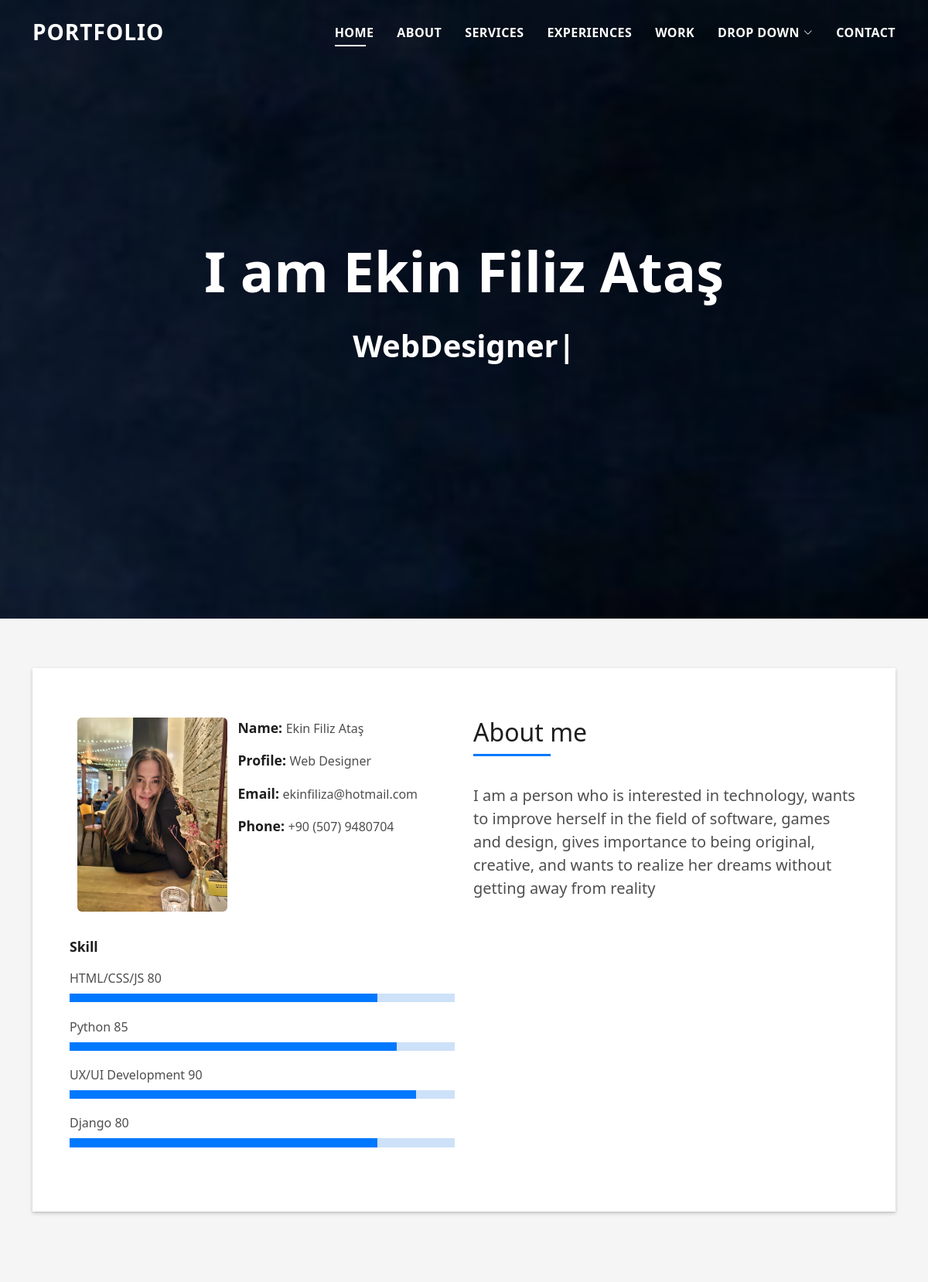
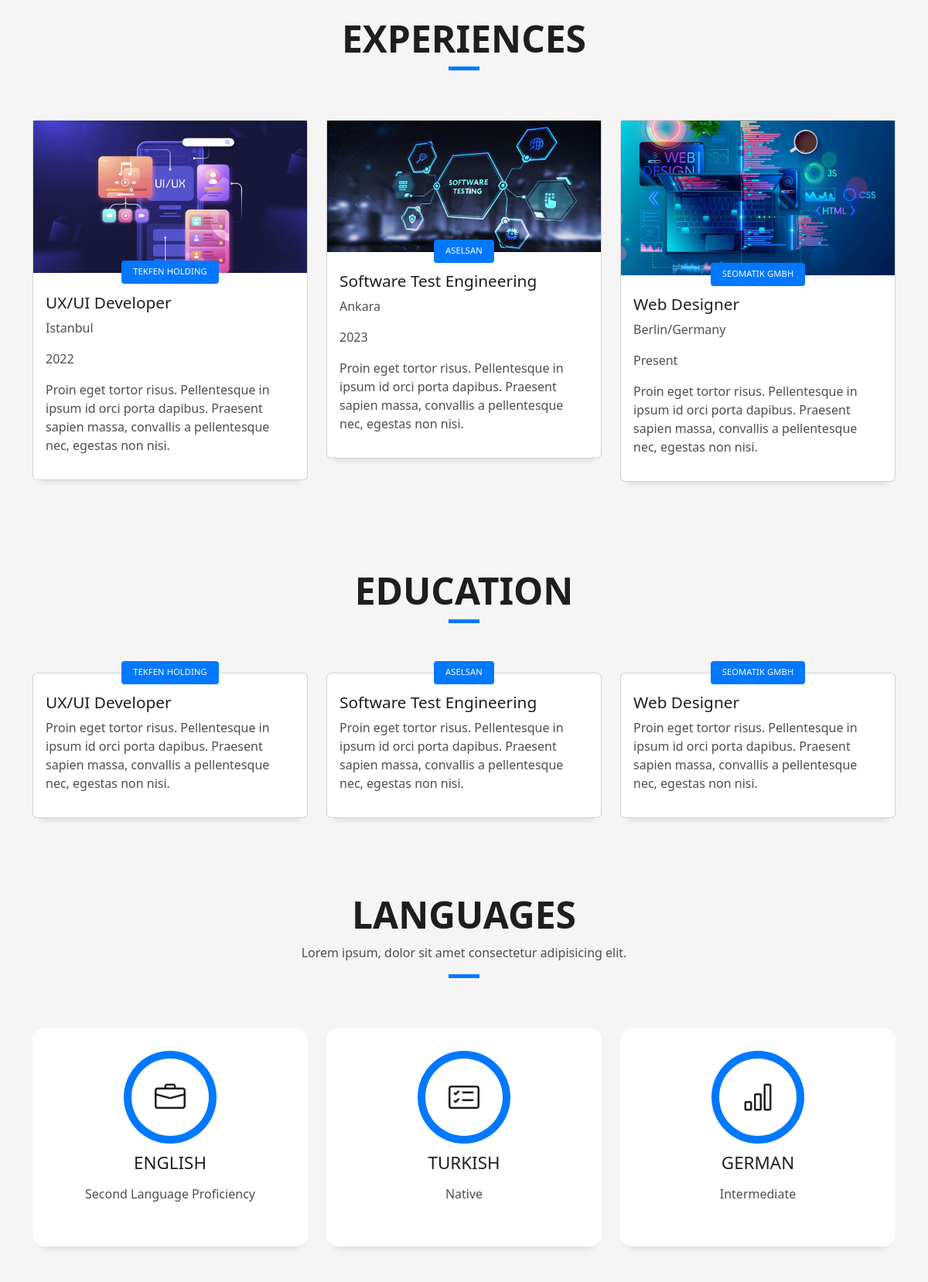
The page / (upper part) on the database its author committed (2 pictures, top to bottom).
### core/models.py (models this page shows, shortened)
class AbstractModel(models.Model):
    updated_date = models.DateTimeField(
        blank=True,
        auto_now=True,
        verbose_name="Updated Date"
    )
    created_date = models.DateTimeField(
        blank=True,
        auto_now_add=True,
        verbose_name="Created Date"
    )
    class Meta:
        abstract = True

class GeneralSetting(AbstractModel):
    name = models.CharField(
        default='',
        max_length=254,
        blank=True,
        verbose_name="Name Test",
        help_text='This is the variable of the setting.'
    )
    description = models.CharField(
        default='',
        max_length=254,
        blank=True,
        verbose_name="Description"
    )
    parameter = models.CharField(
        default='',
        max_length=254,
        blank=True,
        verbose_name="Parameter"
    )
    class Meta:
        verbose_name = 'General Setting'
        verbose_name_plural = 'General Settings'
        ordering = ('name',)

class Skill(AbstractModel):
    order = models.IntegerField(
        default=0,
        verbose_name="Order",
    )
    name = models.CharField(
        default='',
        max_length=254,
        blank=True,
        verbose_name="Name Test",
        help_text='This is the variable of the setting.'
    )
    percentage = models.IntegerField(
        default=50,
        verbose_name="Percentage",
        validators=[MinValueValidator(0), MaxValueValidator(100)]
    )
    class Meta:
        verbose_name = 'Skill'
        verbose_name_plural = 'Skills'
        ordering = ('order',)

### core/views.py (the view)
# urls.py: path('', views.index, name='index'),
def index(request):
    site_title = GeneralSetting.objects.get(name='site_title').parameter
    site_keywords = GeneralSetting.objects.get(name='site_keywords').parameter
    site_about = GeneralSetting.objects.get(name='site_about').parameter
    logo = GeneralSetting.objects.get(name='logo').parameter
    testimonal = ImageSetting.objects.get(name='testimonal').file
    bg = ImageSetting.objects.get(name='bg').file
    skills = Skill.objects.all().order_by('order')
    context = {
        'site_title': site_title,
        'site_keywords': site_keywords,
        'site_about': site_about,
        'logo': logo,
        'testimonal': testimonal,
        'bg': bg,
        'skills': skills
    }
    return render(request, 'index.html', context=context)

### templates/index.html (shortened to what this page needs)
{% load static %}
<!DOCTYPE html>
<html lang="en">
<head>
<link href="{% static 'vendor/bootstrap/css/bootstrap.min.css' %}" rel="stylesheet">
<link href="{% static 'vendor/bootstrap-icons/bootstrap-icons.css' %}" rel="stylesheet">
<link href="{% static 'vendor/glightbox/css/glightbox.min.css' %}" rel="stylesheet">
<link href="{% static 'vendor/swiper/swiper-bundle.min.css' %}" rel="stylesheet">
<link href="{% static 'css/style.css' %}" rel="stylesheet">
</head>
<body>
  <header id="header" class="fixed-top">
    <div class="container d-flex align-items-center justify-content-between">
      <h1 class="logo"><a href="index.html">{{ logo }}</a></h1>
      <nav id="navbar" class="navbar">
        <ul>
          <li><a class="nav-link scrollto active" href="#hero">Home</a></li>
          <li><a class="nav-link scrollto" href="#about">About</a></li>
          <li><a class="nav-link scrollto" href="#services">Services</a></li>
          <li><a class="nav-link scrollto " href="#blog">Experiences</a></li>
          <li><a class="nav-link scrollto " href="#work">Work</a></li>
          <li class="dropdown"><a href="#"><span>Drop Down</span> <i class="bi bi-chevron-down"></i></a>
          </li>
          <li><a class="nav-link scrollto" href="#contact">Contact</a></li>
        </ul>
      </nav>
    </div>
  </header>
  <div id="hero" class="hero route bg-image" style="background-image: url('{{ bg.url }}');">
    <div class="overlay-itro"></div>
    <div class="hero-content display-table">
      <div class="table-cell">
        <div class="container">
          <h1 class="hero-title mb-4">I am {{ site_title }}</h1>
          <p class="hero-subtitle"><span class="typed" data-typed-items={{ site_keywords }}></span></p>
        </div>
      </div>
    </div>
  </div>
  <main id="main">
    <section id="about" class="about-mf sect-pt4 route">
      <div class="container">
        <div class="row">
          <div class="col-sm-12">
            <div class="box-shadow-full">
              <div class="row">
                <div class="col-md-6">
                  <div class="row">
                    <div class="col-sm-6 col-md-5">
                      <div class="about-img">
                        <img src="{{ testimonal.url }}" class="img-fluid rounded b-shadow-a" alt="">
                      </div>
                    </div>
                    <div class="col-sm-6 col-md-7">
                      <div class="about-info">
                        <p><span class="title-s">Name: </span> <span>{{ site_title }}</span></p>
                        <p><span class="title-s">Profile: </span> <span>Web Designer</span></p>
                        <p><span class="title-s">Email: </span> <span>ekinfiliza@hotmail.com</span></p>
                        <p><span class="title-s">Phone: </span> <span>+90 (507) 9480704</span></p>
                      </div>
                    </div>
                  </div>
                  <div class="skill-mf">
                    <p class="title-s">Skill</p>
                      {% for skill in skills %}
                          <span>{{ skill.name }}</span> <span class="pull-right">{{ skill.percentage }}</span>
                          <div class="progress">
                              <div class="progress-bar" role="progressbar" style="width: {{ skill.percentage }}%;" aria-valuenow="{{ skill.percentage }}" aria-valuemin="0" aria-valuemax="100"></div>
                          </div>
                      {% endfor %}
                  </div>
                </div>
                <div class="col-md-6">
                  <div class="about-me pt-4 pt-md-0">
                    <div class="title-box-2">
                      <h5 class="title-left">
                        About me
                      </h5>
                    </div>
                    <p class="lead">
                        {{site_about}}                    </p>
                  </div>
                </div>
              </div>
            </div>
          </div>
        </div>
      </div>
    </section>
    <section id="blog" class="blog-mf sect-pt4 route">
      <div class="container">
        <div class="row">
          <div class="col-sm-12">
            <div class="title-box text-center">
              <h3 class="title-a">
                Experiences
              </h3>
              <div class="line-mf"></div>
            </div>
          </div>
        </div>
        <div class="row">
          <div class="col-md-4">
            <div class="card card-blog">
              <div class="card-img">
                <a href="single.html"><img src="static/img/post-1.jpg" alt="" class="img-fluid"></a>
              </div>
              <div class="card-body">
                <div class="card-category-box">
                  <div class="card-category">
                    <h6 class="category">Tekfen Holding</h6>
                  </div>
                </div>
                <h3 class="card-title"><a href="single.html">UX/UI Developer</a></h3>
                  <p class="card-description">
                      Istanbul
                </p>
                  <p class="card-description">
                      2022
                </p>
                <p class="card-description">
                  Proin eget tortor risus. Pellentesque in ipsum id orci porta dapibus. Praesent sapien massa, convallis
                  a pellentesque nec,
                  egestas non nisi.
                </p>
              </div>
            </div>
          </div>
          <div class="col-md-4">
            <div class="card card-blog">
              <div class="card-img">
                <a href="single.html"><img src="static/img/post-2.jpg" alt="" class="img-fluid"></a>
              </div>
              <div class="card-body">
                <div class="card-category-box">
                  <div class="card-category">
                    <h6 class="category">ASELSAN</h6>
                  </div>
                </div>
                <h3 class="card-title"><a href="single.html">Software Test Engineering</a></h3>
                  <p class="card-description">
                      Ankara
                </p>
                  <p class="card-description">
                      2023
                </p>
                <p class="card-description">
                  Proin eget tortor risus. Pellentesque in ipsum id orci porta dapibus. Praesent sapien massa, convallis
                  a pellentesque nec,
                  egestas non nisi.
                </p>
              </div>
            </div>
          </div>
          <div class="col-md-4">
            <div class="card card-blog">
              <div class="card-img">
                <a href="single.html"><img src="static/img/post-3.jpg" alt="" class="img-fluid"></a>
              </div>
              <div class="card-body">
                <div class="card-category-box">
                  <div class="card-category">
                    <h6 class="category">Seomatik GMBH</h6>
                  </div>
                </div>
                <h3 class="card-title"><a href="single.html">Web Designer</a></h3>
                  <p class="card-description">
                      Berlin/Germany
                </p>
                  <p class="card-description">
                      Present
                </p>
                <p class="card-description">
                  Proin eget tortor risus. Pellentesque in ipsum id orci porta dapibus. Praesent sapien massa, convallis
                  a pellentesque nec,
                  egestas non nisi.
                </p>
              </div>
            </div>
          </div>
        </div>
      </div>
    </section>
  <section id="blog" class="blog-mf sect-pt4 route">
      <div class="container">
        <div class="row">
          <div class="col-sm-12">
            <div class="title-box text-center">
              <h3 class="title-a">
                Education
              </h3>
              <div class="line-mf"></div>
            </div>
          </div>
        </div>
        <div class="row">
          <div class="col-md-4">
            <div class="card card-blog">
              <div class="card-body">
                <div class="card-category-box">
                  <div class="card-category">
                    <h6 class="category">Tekfen Holding</h6>
                  </div>
                </div>
                <h3 class="card-title"><a href="single.html">UX/UI Developer</a></h3>
                <p class="card-description">
                  Proin eget tortor risus. Pellentesque in ipsum id orci porta dapibus. Praesent sapien massa, convallis
                  a pellentesque nec,
                  egestas non nisi.
                </p>
              </div>
            </div>
          </div>
          <div class="col-md-4">
            <div class="card card-blog">
              <div class="card-body">
                <div class="card-category-box">
                  <div class="card-category">
                    <h6 class="category">ASELSAN</h6>
                  </div>
                </div>
                <h3 class="card-title"><a href="single.html">Software Test Engineering</a></h3>
                <p class="card-description">
                  Proin eget tortor risus. Pellentesque in ipsum id orci porta dapibus. Praesent sapien massa, convallis
                  a pellentesque nec,
                  egestas non nisi.
                </p>
              </div>
            </div>
          </div>
          <div class="col-md-4">
            <div class="card card-blog">
              <div class="card-body">
                <div class="card-category-box">
                  <div class="card-category">
                    <h6 class="category">Seomatik GMBH</h6>
                  </div>
                </div>
                <h3 class="card-title"><a href="single.html">Web Designer</a></h3>
                <p class="card-description">
                  Proin eget tortor risus. Pellentesque in ipsum id orci porta dapibus. Praesent sapien massa, convallis
                  a pellentesque nec,
                  egestas non nisi.
                </p>
              </div>
            </div>
          </div>
        </div>
      </div>
    </section>
    <section id="services" class="services-mf pt-5 route">
      <div class="container">
        <div class="row">
          <div class="col-sm-12">
            <div class="title-box text-center">
              <h3 class="title-a">
                Languages
              </h3>
              <p class="subtitle-a">
                Lorem ipsum, dolor sit amet consectetur adipisicing elit.
              </p>
              <div class="line-mf"></div>
            </div>
          </div>
        </div>
        <div class="row">
          <div class="col-md-4">
            <div class="service-box">
              <div class="service-ico">
                <span class="ico-circle"><i class="bi bi-briefcase"></i></span>
              </div>
              <div class="service-content">
                <h2 class="s-title">English</h2>
                <p class="s-description text-center">
                  Second Language Proficiency
                </p>
              </div>
            </div>
          </div>
          <div class="col-md-4">
            <div class="service-box">
              <div class="service-ico">
                <span class="ico-circle"><i class="bi bi-card-checklist"></i></span>
              </div>
              <div class="service-content">
                <h2 class="s-title">Turkish</h2>
                <p class="s-description text-center">
                  Native
                </p>
              </div>
            </div>
          </div>
          <div class="col-md-4">
            <div class="service-box">
              <div class="service-ico">
                <span class="ico-circle"><i class="bi bi-bar-chart"></i></span>
              </div>
              <div class="service-content">
                <h2 class="s-title">German</h2>
                <p class="s-description text-center">
                  Intermediate
                </p>
              </div>
            </div>
          </div>
        </div>
      </div>
    </section>
  </main>
</body>
</html>

### rows shown on the page
GeneralSetting: parameter "PORTFOLIO"
GeneralSetting: parameter "Ekin Filiz Ataş"
Skill: name "HTML/CSS/JS", percentage "80"
Skill: name "Python", percentage "85"
Skill: name "UX/UI Development", percentage "90"
Skill: name "Django", percentage "80"
GeneralSetting: parameter "I am a person who is interested in technology, wants to improve herself in the field of software, games and design, gives importance to being original, creative, and wants to realize her dreams without getting away from reality"
